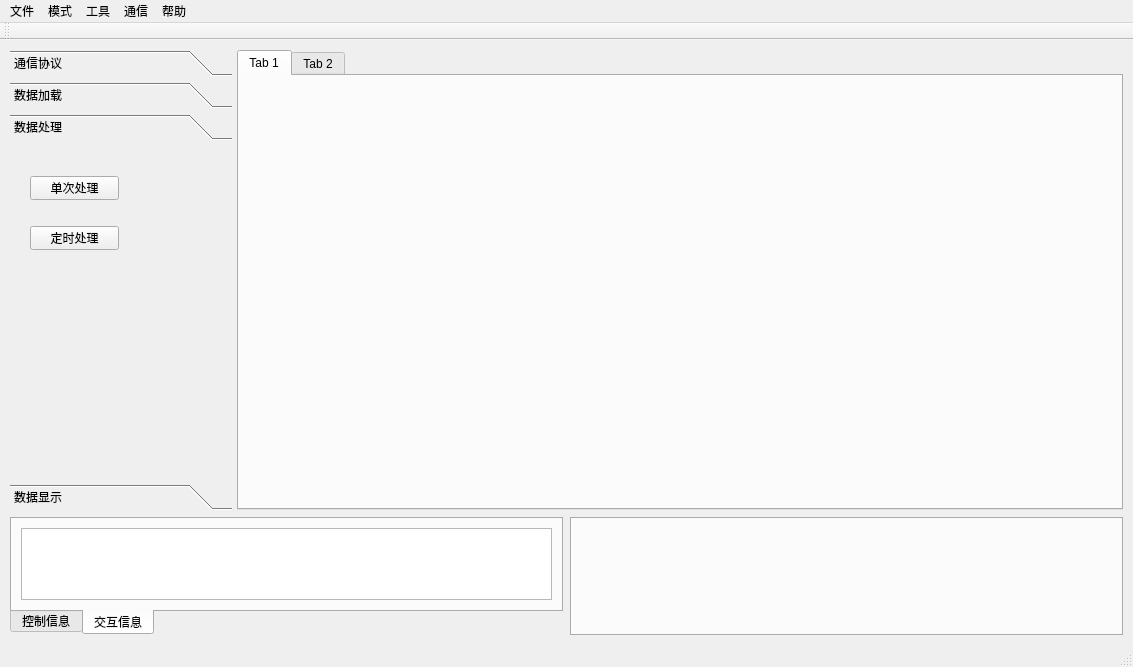
<?xml version="1.0" encoding="UTF-8"?>
<ui version="4.0">
 <class>MainWindow</class>
 <widget class="QMainWindow" name="MainWindow">
  <property name="geometry">
   <rect>
    <x>0</x>
    <y>0</y>
    <width>1133</width>
    <height>667</height>
   </rect>
  </property>
  <property name="windowTitle">
   <string>MainWindow</string>
  </property>
  <widget class="QWidget" name="ui_win">
   <layout class="QHBoxLayout" name="horizontalLayout_4" stretch="0">
    <item>
     <layout class="QVBoxLayout" name="ui_imag_reco" stretch="5,1">
      <property name="spacing">
       <number>7</number>
      </property>
      <property name="sizeConstraint">
       <enum>QLayout::SetDefaultConstraint</enum>
      </property>
      <property name="leftMargin">
       <number>1</number>
      </property>
      <property name="topMargin">
       <number>1</number>
      </property>
      <property name="rightMargin">
       <number>1</number>
      </property>
      <property name="bottomMargin">
       <number>1</number>
      </property>
      <item>
       <layout class="QHBoxLayout" name="ui_ctrl" stretch="1,4">
        <property name="spacing">
         <number>5</number>
        </property>
        <item>
         <layout class="QVBoxLayout" name="ui_ctrl_flow">
          <item>
           <widget class="QToolBox" name="ui_flow">
            <property name="layoutDirection">
             <enum>Qt::LeftToRight</enum>
            </property>
            <property name="currentIndex">
             <number>2</number>
            </property>
            <widget class="QWidget" name="ui_flow_cnt">
             <property name="geometry">
              <rect>
               <x>0</x>
               <y>0</y>
               <width>218</width>
               <height>300</height>
              </rect>
             </property>
             <attribute name="label">
              <string>通信协议</string>
             </attribute>
             <layout class="QGridLayout" name="gridLayout">
              <item row="0" column="0">
               <widget class="QPushButton" name="ui_uart">
                <property name="text">
                 <string>串口通信</string>
                </property>
               </widget>
              </item>
              <item row="0" column="1">
               <widget class="QProgressBar" name="ui_uart_spd">
                <property name="value">
                 <number>0</number>
                </property>
               </widget>
              </item>
              <item row="1" column="0">
               <widget class="QPushButton" name="ui_net">
                <property name="text">
                 <string>网口通信</string>
                </property>
               </widget>
              </item>
              <item row="1" column="1">
               <widget class="QProgressBar" name="ui_net_spd">
                <property name="maximum">
                 <number>500</number>
                </property>
                <property name="value">
                 <number>0</number>
                </property>
               </widget>
              </item>
              <item row="2" column="0">
               <widget class="QPushButton" name="ui_uvc">
                <property name="text">
                 <string>监控通信</string>
                </property>
               </widget>
              </item>
              <item row="2" column="1">
               <widget class="QProgressBar" name="ui_uvc_spd">
                <property name="maximum">
                 <number>500</number>
                </property>
                <property name="value">
                 <number>0</number>
                </property>
               </widget>
              </item>
             </layout>
            </widget>
            <widget class="QWidget" name="ui_flow_load">
             <property name="geometry">
              <rect>
               <x>0</x>
               <y>0</y>
               <width>218</width>
               <height>300</height>
              </rect>
             </property>
             <attribute name="label">
              <string>数据加载</string>
             </attribute>
             <widget class="QPushButton" name="ui_flow_ctrl">
              <property name="geometry">
               <rect>
                <x>40</x>
                <y>10</y>
                <width>89</width>
                <height>24</height>
               </rect>
              </property>
              <property name="text">
               <string>流程管理</string>
              </property>
             </widget>
             <widget class="QGroupBox" name="groupBox">
              <property name="geometry">
               <rect>
                <x>10</x>
                <y>50</y>
                <width>171</width>
                <height>181</height>
               </rect>
              </property>
              <property name="title">
               <string>FPGA</string>
              </property>
              <widget class="QPushButton" name="ui_flow_fpga_4">
               <property name="geometry">
                <rect>
                 <x>30</x>
                 <y>140</y>
                 <width>89</width>
                 <height>24</height>
                </rect>
               </property>
               <property name="text">
                <string>X7配置</string>
               </property>
              </widget>
              <widget class="QPushButton" name="ui_flow_fpga_3">
               <property name="geometry">
                <rect>
                 <x>30</x>
                 <y>110</y>
                 <width>89</width>
                 <height>24</height>
                </rect>
               </property>
               <property name="text">
                <string>K7配置</string>
               </property>
              </widget>
              <widget class="QPushButton" name="ui_flow_fpga_2">
               <property name="geometry">
                <rect>
                 <x>30</x>
                 <y>70</y>
                 <width>89</width>
                 <height>24</height>
                </rect>
               </property>
               <property name="text">
                <string>ZY7配置</string>
               </property>
              </widget>
              <widget class="QPushButton" name="ui_flow_fpga">
               <property name="geometry">
                <rect>
                 <x>30</x>
                 <y>30</y>
                 <width>89</width>
                 <height>24</height>
                </rect>
               </property>
               <property name="text">
                <string>ZU2配置</string>
               </property>
              </widget>
             </widget>
            </widget>
            <widget class="QWidget" name="ui_flow_solve">
             <property name="geometry">
              <rect>
               <x>0</x>
               <y>0</y>
               <width>218</width>
               <height>300</height>
              </rect>
             </property>
             <attribute name="label">
              <string>数据处理</string>
             </attribute>
             <widget class="QPushButton" name="ui_time_solve">
              <property name="geometry">
               <rect>
                <x>20</x>
                <y>80</y>
                <width>89</width>
                <height>24</height>
               </rect>
              </property>
              <property name="text">
               <string>定时处理</string>
              </property>
             </widget>
             <widget class="QPushButton" name="ui_once_solve">
              <property name="geometry">
               <rect>
                <x>20</x>
                <y>30</y>
                <width>89</width>
                <height>24</height>
               </rect>
              </property>
              <property name="text">
               <string>单次处理</string>
              </property>
             </widget>
            </widget>
            <widget class="QWidget" name="ui_imag_result">
             <property name="geometry">
              <rect>
               <x>0</x>
               <y>0</y>
               <width>218</width>
               <height>300</height>
              </rect>
             </property>
             <attribute name="label">
              <string>数据显示</string>
             </attribute>
             <widget class="QPushButton" name="ui_chart">
              <property name="geometry">
               <rect>
                <x>20</x>
                <y>20</y>
                <width>89</width>
                <height>24</height>
               </rect>
              </property>
              <property name="text">
               <string>坐标显示</string>
              </property>
             </widget>
             <widget class="QPushButton" name="ui_imag">
              <property name="geometry">
               <rect>
                <x>20</x>
                <y>60</y>
                <width>89</width>
                <height>24</height>
               </rect>
              </property>
              <property name="text">
               <string>图像显示</string>
              </property>
             </widget>
            </widget>
           </widget>
          </item>
         </layout>
        </item>
        <item>
         <layout class="QHBoxLayout" name="ui_show" stretch="0">
          <item>
           <layout class="QVBoxLayout" name="ui_show_1">
            <item>
             <layout class="QGridLayout" name="ui_show_2">
              <item row="0" column="0">
               <widget class="QTabWidget" name="ui_display">
                <property name="currentIndex">
                 <number>0</number>
                </property>
                <widget class="QWidget" name="tab">
                 <attribute name="title">
                  <string>Tab 1</string>
                 </attribute>
                </widget>
                <widget class="QWidget" name="tab_2">
                 <attribute name="title">
                  <string>Tab 2</string>
                 </attribute>
                </widget>
               </widget>
              </item>
             </layout>
            </item>
           </layout>
          </item>
         </layout>
        </item>
       </layout>
      </item>
      <item>
       <layout class="QHBoxLayout" name="ui_info">
        <item>
         <widget class="QTabWidget" name="tab_console">
          <property name="tabPosition">
           <enum>QTabWidget::South</enum>
          </property>
          <property name="currentIndex">
           <number>1</number>
          </property>
          <widget class="QWidget" name="tab_info">
           <attribute name="title">
            <string>控制信息</string>
           </attribute>
           <layout class="QHBoxLayout" name="horizontalLayout">
            <item>
             <widget class="QTextBrowser" name="ui_info_log"/>
            </item>
           </layout>
          </widget>
          <widget class="QWidget" name="tab_protocol">
           <attribute name="title">
            <string>交互信息</string>
           </attribute>
           <layout class="QVBoxLayout" name="verticalLayout">
            <item>
             <widget class="QTextBrowser" name="ui_prot_log"/>
            </item>
           </layout>
          </widget>
         </widget>
        </item>
        <item>
         <widget class="QTabWidget" name="tab_tools">
          <property name="tabPosition">
           <enum>QTabWidget::South</enum>
          </property>
         </widget>
        </item>
       </layout>
      </item>
     </layout>
    </item>
   </layout>
  </widget>
  <widget class="QMenuBar" name="menubar">
   <property name="geometry">
    <rect>
     <x>0</x>
     <y>0</y>
     <width>1133</width>
     <height>25</height>
    </rect>
   </property>
   <widget class="QMenu" name="menufile">
    <property name="title">
     <string>文件</string>
    </property>
    <addaction name="action_file"/>
   </widget>
   <widget class="QMenu" name="menumode">
    <property name="title">
     <string>模式</string>
    </property>
    <addaction name="actionbat"/>
   </widget>
   <widget class="QMenu" name="menuconnect">
    <property name="title">
     <string>工具</string>
    </property>
    <addaction name="action_hex"/>
   </widget>
   <widget class="QMenu" name="menuparameter">
    <property name="title">
     <string>通信</string>
    </property>
    <addaction name="action_net"/>
    <addaction name="action_uart"/>
    <addaction name="action_uvc"/>
   </widget>
   <widget class="QMenu" name="menuhelp">
    <property name="title">
     <string>帮助</string>
    </property>
   </widget>
   <addaction name="menufile"/>
   <addaction name="menumode"/>
   <addaction name="menuconnect"/>
   <addaction name="menuparameter"/>
   <addaction name="menuhelp"/>
  </widget>
  <widget class="QStatusBar" name="statusbar"/>
  <widget class="QToolBar" name="toolBar">
   <property name="windowTitle">
    <string>toolBar</string>
   </property>
   <attribute name="toolBarArea">
    <enum>TopToolBarArea</enum>
   </attribute>
   <attribute name="toolBarBreak">
    <bool>false</bool>
   </attribute>
  </widget>
  <action name="action_net">
   <property name="text">
    <string>网口</string>
   </property>
  </action>
  <action name="action_uart">
   <property name="text">
    <string>串口</string>
   </property>
  </action>
  <action name="action_uvc">
   <property name="text">
    <string>监控</string>
   </property>
  </action>
  <action name="action_file">
   <property name="text">
    <string>配置</string>
   </property>
  </action>
  <action name="actionbat">
   <property name="text">
    <string>脚本</string>
   </property>
  </action>
  <action name="action_hex">
   <property name="text">
    <string>进制</string>
   </property>
  </action>
 </widget>
 <resources/>
 <connections/>
</ui>
